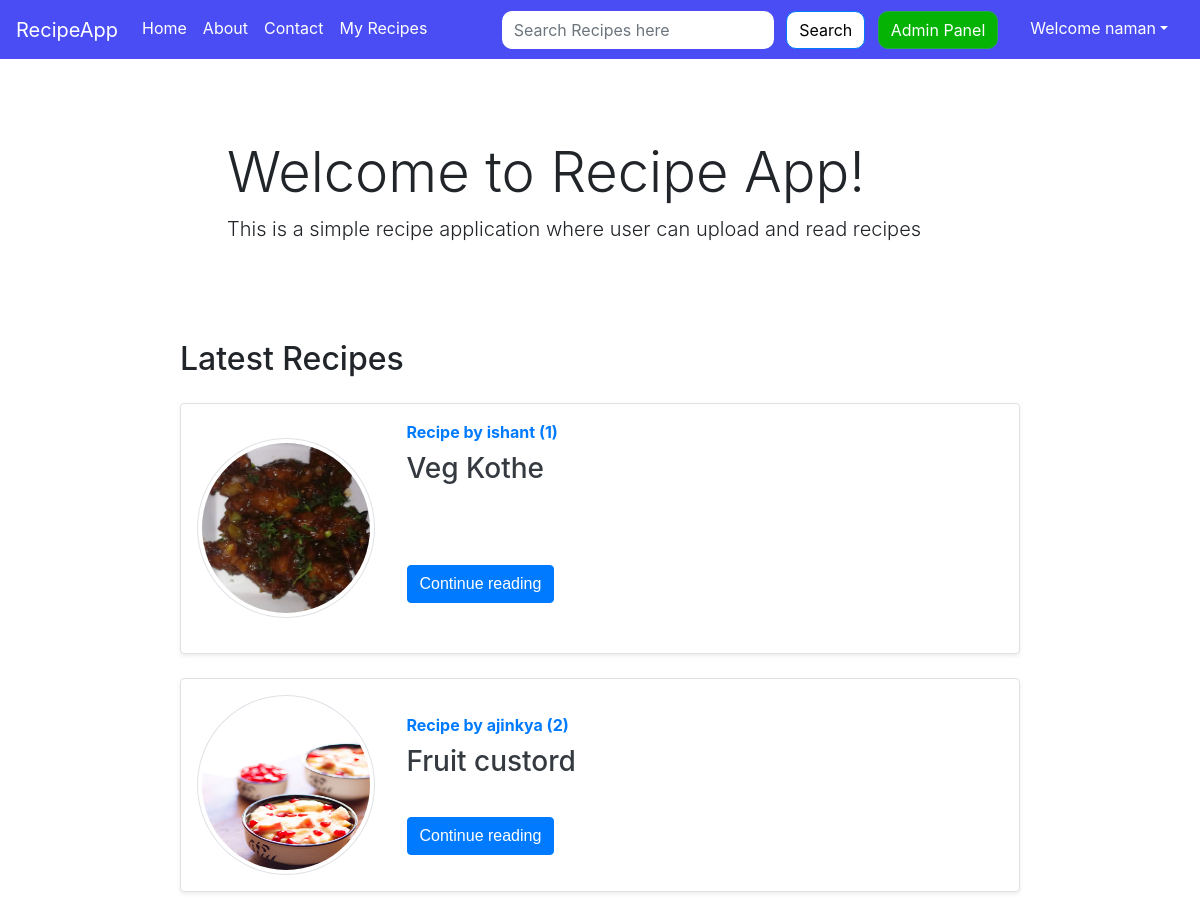
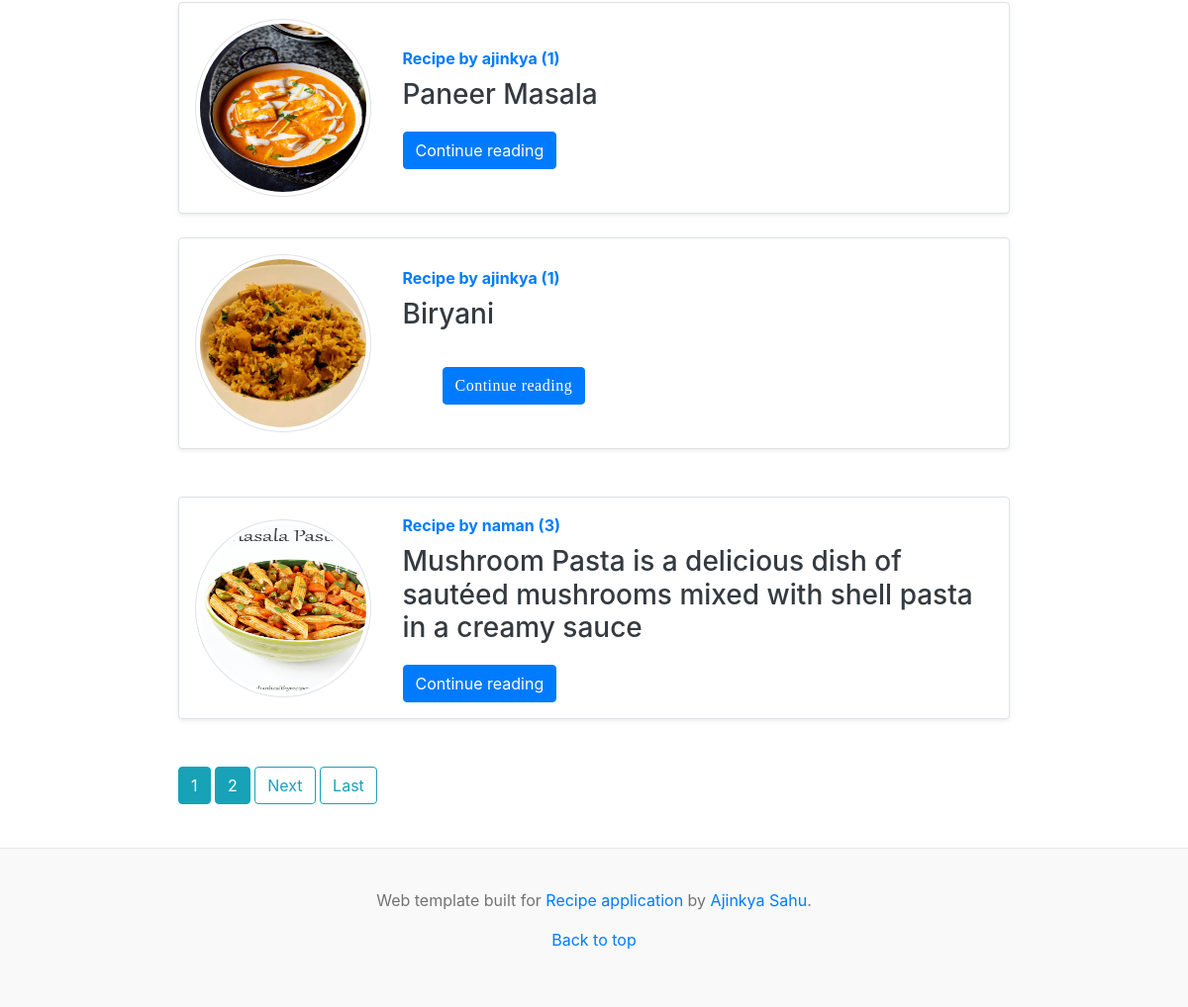
Screenshot of / (signed in) with the database file from the repository (2 pictures, top to bottom).
### recipe/models.py (models this page shows, shortened)
class Recipe(models.Model):
    sno=models.AutoField(primary_key=True)
    title=models.CharField(max_length=255,unique = True)
    author=models.ForeignKey(User, on_delete=models.CASCADE)     #, null=True)
    views= models.IntegerField(default=0)
    timeStamp=models.DateTimeField(default = now)
    pic = models.ImageField("Recipe pics",upload_to= user_directory_path, blank=True,null=True)
    ingredients = HTMLField()
    content =  HTMLField()

### home/views.py (the view)
# urls.py: path('', PostListView.as_view(), name="home"),
class PostListView(ListView):
    model = Recipe
    template_name = 'home/home.html'      # App / <model>_<viewtype>.html
    context_object_name = 'allPosts'
    ordering = ['-timeStamp']
    paginate_by = 5

### templates/home/home.html (shortened to what this page needs)
{% extends 'base.html' %} {% block title %} Home{% endblock title %} {% block homeactive %}active{% endblock homeactive %} {% block body %}
{% if is_paginated and page_obj.has_previous %}
{% else %}
<div class="body_container">
<div class="container">
    <div class="jumbotron my-3 recipe_background">
        <h1 class="display-4">Welcome to Recipe App!</h1>
        <p class="lead">This is a simple recipe application where user can upload and read recipes</p>
    </div>
</div>
{% endif %}
<div class="container_m">
    <h2>Latest Recipes</h2>
    {% for post in allPosts  %}
    <div class="row no-gutters border align-items-center rounded overflow-hidden flex-md-row mb-4 shadow-sm h-md-250 my-4 position-relative container_main">
        <div class="col-3 d-none d-lg-block p-3">
            {% if post.pic %}
                <img src="{{post.pic.url}}" alt="" class="img-thumbnail rounded-circle" style="height:180px;width:180px;">
            {% endif %}
        </div>
        <div class="col p-3 d-flex flex-column position-static">
            <strong class="d-inline-block mb-2 text-primary">Recipe  by {{post.author}} ({{post.views}})</strong>
            <h3 class="mb-0"><a class="text-dark" href="{% url 'recipe:recipePost' post.title %}">{{post.title}} </a> </h3>
            <p class="card-text mb-auto mt-3">{{post.content|safe |truncatechars:200}}</p>
            <div class="my-2">
            	<a href="{% url 'recipe:recipePost' post.title %}" role="button" class="btn btn-primary">Continue reading</a>
            </div>
        </div>
    </div>
    {% endfor %}
    <div class="mt-4">
        {% if is_paginated %}
            {% for num in page_obj.paginator.page_range %}
                {% if page_obj.number == num %}
                    <a class="btn btn-info mb-4" href="?page={{num}}">{{num}}</a>
                {% elif num > page_obj.number|add:'-3' and num < page_obj.number|add:'3' %}
                    <a class="btn btn-info mb-4" href="?page={{num}}">{{num}}</a>
                {% endif %}
            {% endfor %}
            {% if page_obj.has_next %}
                <a class="btn btn-outline-info mb-4" href="?page={{page_obj.next_page_number}}">Next</a>
                <a class="btn btn-outline-info mb-4" href="?page={{ page_obj.paginator.num_pages}}">Last</a>
            {% endif %}
        {% endif %}
    </div>
{% endblock %}

### templates/base.html (shortened to what this page needs)
<!doctype html>
<html lang="en">
<head>
    <link rel="stylesheet" href="https://stackpath.bootstrapcdn.com/bootstrap/4.5.2/css/bootstrap.min.css">
</head>
<body>
    <nav class="navbar navbar-expand-lg " id='top'>
        <a class="navbar-brand" href="/">RecipeApp</a>
        <div class="collapse navbar-collapse" id="navbarSupportedContent">
            <ul class="navbar-nav mr-auto">
                <li class="nav-item {% block homeactive %}  {% endblock homeactive %}">
                    <a class="nav-link" href="/">Home <span class="sr-only">(current)</span></a>
                </li>
                <li class="nav-item {% block aboutactive %}  {% endblock aboutactive %}">
                    <a class="nav-link" href="/about">About</a>
                </li>
                <li class="nav-item {% block contactactive %}  {% endblock contactactive %} ">
                    <a class="nav-link" href="/contact">Contact</a>
                </li>
                {% if user.is_authenticated %}
                <li class="nav-item {% block blogactive %}  {% endblock blogactive %} ">
                    <a class="nav-link" href="{% url 'recipe:recipeHome' %}">My Recipes</a>
                </li>
                {% endif %}
            </ul>
            <div class="ml-auto form-inline ">
                <form method="get" action="/search" class="my-2 my-lg-0 mx-3">
                    <input class="form-control mr-sm-2 recipe-input" type="search" placeholder="Search Recipes here" aria-label="Search" name="query" id="query">
                    <button class="btn btn-primary my-2 my-sm-0 btn-search" type="submit">Search</button>
                    <a href="/admin" role="button" target="_blank" class="btn btn-outline-success m-2 my-sm-0 admin-btn"> Admin Panel </a>
                </form>
                {% if user.is_authenticated %}
                <ul class="navbar-nav mr-2">
                    <li class="nav-item dropdown">
                        <a class="nav-link dropdown-toggle {% block useractive %}  {% endblock useractive %}" href='#' id="navbarDropdown" role="button" data-toggle="dropdown"> Welcome {{request.user}}</a>
                    </li>
                </ul>
            </div>
            {% endif %}
        </div>
    </nav>
    <main style="min-height:600px;">
        {% block body %} {% endblock body %} {% block js %} {% endblock js %}
    </main>
    <footer class="blog-footer">
        <p>Web template built for <a href="">Recipe application</a> by <a href="https://www.linkedin.com/in/ajinkya-sahu/">Ajinkya Sahu</a>.</p>
        <p>
            <a href="#top">Back to top</a>
        </p>
    </footer>
</body>
</html>

### templates/base.html (style rules this page uses)
.blog-footer { padding: 2.5rem 0; color: #727272; text-align: center; background-color: #f9f9f9; border-top: .05rem solid #e5e5e5; margin-top: 20px; }
body { overflow-x: hidden; }
.navbar { width: 100vw; background-color: rgb(74, 77, 243); }
.nav-link { color: white; border-bottom: 3px solid rgb(74, 77, 243); }
.btn-search { background-color: white; color: black; border-radius: 10px; }
.admin-btn { background-color: rgb(5, 179, 5); color: white; border-radius: 10px; }
.recipe-input { border-radius: 10px; outline: none; border: none; }
.navbar-brand { color: white; }
.blog-footer { width: 100vw; }

### templates/home/home.html (style rules this page uses)
.container_main { background-color: rgb(255, 255, 255); width: 70vw; display: flex; flex-direction: row; }
.body_container { align-items: center; align-items: center; justify-content: center; display: flex; flex-direction: column; }
.recipe_background { background: rgb(255, 255, 255); background-size: cover; }
body { background-image: url("https://images.pexels.com/photos/1030947/pexels-photo-1030947.jpeg?auto=compress&cs=tinysrgb&w=1260&h=750&dpr=1"); background-size: cover; justify-content: center; align-items: center; display: flex; flex-direction: column; }

### rows the page displays
Recipe: pic (picture), author "ishant", views "1", title "Veg Kothe"
Recipe: pic (picture), author "ajinkya", views "2", title "Fruit custord"
Recipe: pic (picture), author "ajinkya", views "1", title "Paneer Masala"
Recipe: pic (picture), author "ajinkya", views "1", title "Biryani"
Recipe: pic (picture), author "naman", views "3", title "Mushroom Pasta is a delicious dish of sautéed mushrooms mixed with shell pasta in a creamy sauce"

### other values shown
{{ request.user }} "naman"
{{ num }} "1"
{{ num }} "2"
